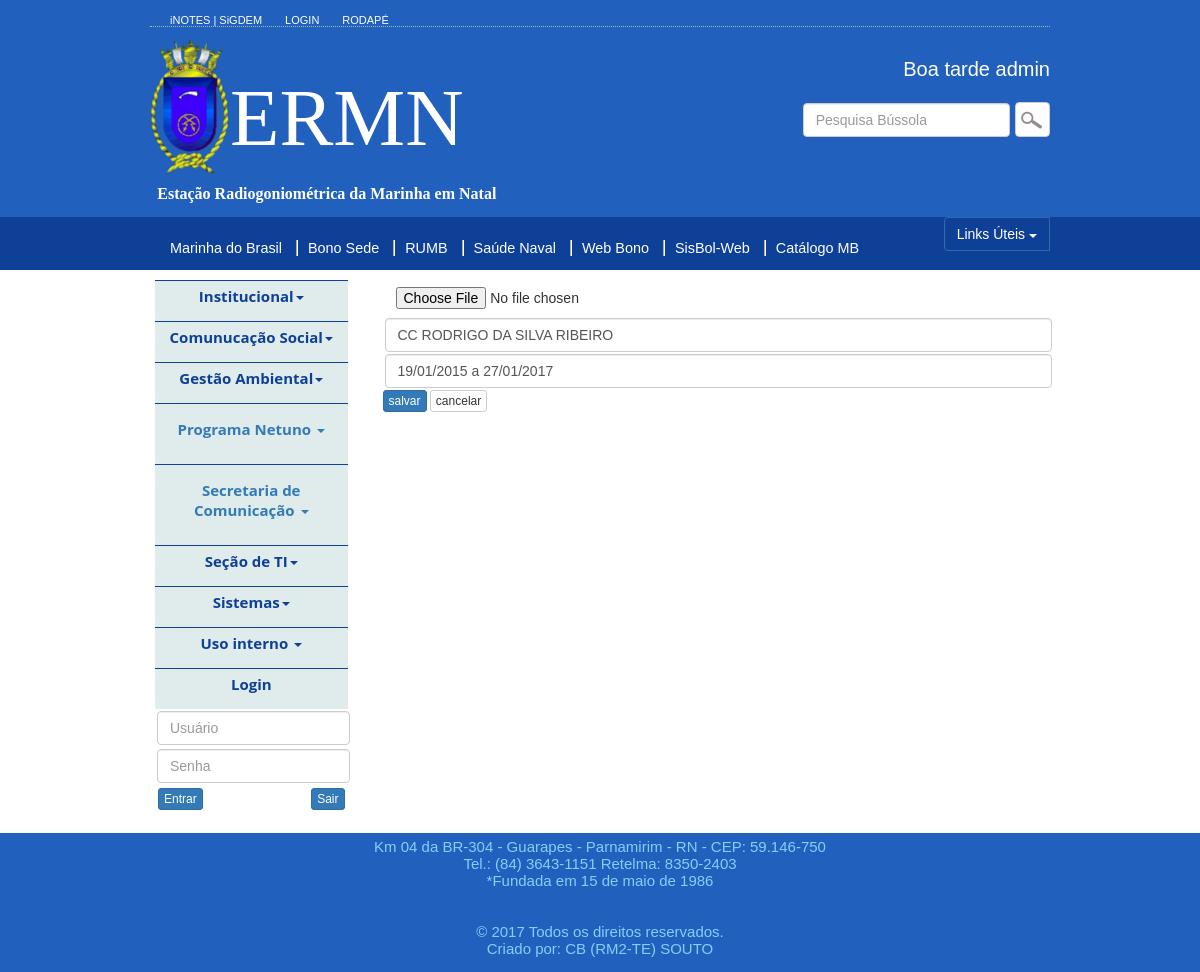
The page /usoInterno/editarComandante.php?id=50 (signed in) on the database its author committed.
### tables this page shows
CREATE TABLE `comandantes` (
  `id` int(11) NOT NULL,
  `foto` varchar(100) DEFAULT NULL,
  `nome` varchar(100) DEFAULT NULL,
  `periodo` varchar(80) DEFAULT NULL
);

### application/ComandanteService.class.php (called while the page is built, shortened)
<?php
class ComandanteService {
    private $incluirComandante;
    function __construct($conexao) {
        $this->incluirComandante = new ComandanteRepository($conexao);
    }
    function mostrarCmdt($id){
        return $this->incluirComandante->listaCmdt($id);
    }
}

### repository/ComandanteRepository.class.php (called while the page is built, shortened)
<?php
class ComandanteRepository {
    private $conexao;
    function __construct($conexao) {
        $this->conexao = $conexao;
    }
    public function listaCmdt($id){
        $retorno = array();
        $query = "SELECT id, foto, nome, periodo FROM comandantes WHERE id=".$id;
          if ($stmt = $this->conexao->getMysqli()->prepare($query)) {
            $stmt->execute();
            $stmt->bind_result($id, $foto, $nome, $periodo);
            while ($stmt->fetch()) {
                $retorno[] = new Comandante($id, $foto, $nome, $periodo);
            }
        }else{
            throw new Exception("erro no prepare: ". $this->conexao->getObjetoConexao()->error );
        }
        return $retorno;
    }
}

### util/ConexaoDeInclusao.class.php (called while the page is built, shortened)
<?php
class ConexaoDeInclusao {
    private $host = "localhost";
    private $usuario = "root";
    private $senha = "sabotagem";
    private $banco = "intranetermn";
    private $mysqli;
    public function __construct() {
        $this->mysqli = new mysqli($this->host, $this->usuario,$this->senha,$this->banco);
    }
    public function getMysqli(){
        return $this->mysqli;
    }
}

### repository/IndDesempRepository.class.php (called while the page is built, shortened)
<?php
class IndDesempRepository {
    private $conexao;
    function __construct($conexao) {
        $this->conexao = $conexao;
    }
    public function listarIndDesemp(){
        $retorno = array();
        $query = "SELECT id, nome FROM inddesemp ORDER BY id DESC limit 1";
          if ($stmt = $this->conexao->getMysqli()->prepare($query)) {
            $stmt->execute();
            $stmt->bind_result($id, $nome);
            while ($stmt->fetch()) {
                $retorno[] = new IndDesemp($id, $nome);
            }
        }else{
            throw new Exception("erro no prepare: ". $this->conexao->getObjetoConexao()->error );
        }
        return $retorno;
    }
}

### repository/NdnrRepository.class.php (called while the page is built, shortened)
<?php
class NdnrRepository {
    private $conexao;
    function __construct($conexao) {
        $this->conexao = $conexao;
    }
    public function listarNdnr(){
        $retorno = array();
        $query = "SELECT id, nome FROM ndnr ORDER BY id DESC";
          if ($stmt = $this->conexao->getMysqli()->prepare($query)) {
            $stmt->execute();
            $stmt->bind_result($id, $nome);
            while ($stmt->fetch()) {
                $retorno[] = new Ndnr($id, $nome);
            }
        }else{
            throw new Exception("erro no prepare: ". $this->conexao->getObjetoConexao()->error );
        }
        return $retorno;
    }
}

### repository/CardapioRepository.class.php (called while the page is built, shortened)
<?php
class CardapioRepository {
    private $conexao;
    function __construct($conexao) {
        $this->conexao = $conexao;
    }
    public function listarCardapio(){
        $retorno = array();
        $query = "SELECT id, nome FROM cardapio ORDER BY id DESC";
          if ($stmt = $this->conexao->getMysqli()->prepare($query)) {
            $stmt->execute();
            $stmt->bind_result($id, $nome);
            while ($stmt->fetch()) {
                $retorno[] = new Cardapio($id, $nome);
            }
        }else{
            throw new Exception("erro no prepare: ". $this->conexao->getObjetoConexao()->error );
        }
        return $retorno;
    }
}

### repository/PlanoDiaRepository.class.php (called while the page is built, shortened)
<?php
class PlanoDiaRepository {
    private $conexao;
    function __construct($conexao) {
        $this->conexao = $conexao;
    }
    public function listarPlanoDia(){
        $retorno = array();
        $query = "SELECT id, nome FROM planodia ORDER BY id DESC";
          if ($stmt = $this->conexao->getMysqli()->prepare($query)) {
            $stmt->execute();
            $stmt->bind_result($id, $nome);
            while ($stmt->fetch()) {
                $retorno[] = new PlanoDia($id, $nome);
            }
        }else{
            throw new Exception("erro no prepare: ". $this->conexao->getObjetoConexao()->error );
        }
        return $retorno;
    }
}

### entity/Comandante.class.php (called while the page is built, shortened)
<?php
class Comandante {
    private $foto;
    private $nome;
    private $periodo;
    function __construct($id, $foto, $nome, $periodo) {
        $this->foto = $foto;
        $this->nome = $nome;
        $this->periodo = $periodo;
    }
    function getFoto() {
        return $this->foto;
    }
    function getNome() {
        return $this->nome;
    }
    function getPeriodo() {
        return $this->periodo;
    }
}

### usoInterno/editarComandante.php (the view, shortened to what this page needs)
<!DOCTYPE html>
<?php
if(isset($_SESSION['usuarioID']) && isset($_SESSION['usuarioNome'])){
    include_once '../entity/Comandante.class.php';
    include_once '../util/ConexaoDeInclusao.class.php';
    include_once '../repository/NdnrRepository.class.php';
    include_once '../repository/ComandanteRepository.class.php';
    include_once '../application/ComandanteService.class.php';
    include_once '../repository/PlanoDiaRepository.class.php';
    include_once '../repository/CardapioRepository.class.php';
    include_once '../repository/IndDesempRepository.class.php';
    $conexao = new ConexaoDeInclusao();
    $comandanteService = new ComandanteService($conexao);
    $planoDiaRepository = new PlanoDiaRepository($conexao);
    $pdList = $planoDiaRepository->listarPlanoDia();
    $cardapioRepository = new CardapioRepository($conexao);
    $cardapioList = $cardapioRepository->listarCardapio();
    $ndnrRepository = new NdnrRepository($conexao);
    $ndnrList = $ndnrRepository->listarNdnr();
    $indDesempRepository = new IndDesempRepository($conexao);
    $indDesempList = $indDesempRepository->listarIndDesemp();
if($_SERVER['REQUEST_METHOD'] == 'GET'){
    if(isset($_GET['id'])){
    $idComandante = htmlspecialchars($_GET['id']);
    $lista = $comandanteService->mostrarCmdt($idComandante);
    }
}
?>
<html lang="pt-br">
    <head>
         <?php
            include '../views/cssJsImports.php';
        ?>
    </head>
    <body id="wrapper">
        <?php
            include '../views/header.php';
        ?>
        <section class="container nav-justified" id="main">
            <div class="links">
                    <?php
                    include './navegacaoUsoInterno.php';
                    ?>
                    <div class="col-md-9">
                        <section>
                            <?php
                                for($i=0; $i<1; $i++){
                                    $cmdt = $lista[0];
                                    ?>
                                <form action="../repository/editarComandanteRepository.php" method="POST" enctype="multipart/form-data">
                                    <input type="file" class="btn" name="foto" value="<?=$cmdt->getFoto()?>"/>
                                    <input class="form-control" type="text" name="nome" value="<?= $cmdt->getNome()?>">
                                    <input class="form-control" type="text" name="periodo" value="<?= $cmdt->getPeriodo()?>">
                                    <input type="submit" class="btn btn-xs btn-primary" value="salvar"/>
                                    <input type="button" class="btn btn-xs btn-default" value="cancelar" onClick="history.go(-1)">
                                </form>
                                <?php } ?>
                        </section>
                    </div>
                </div>
        </section>
            <?php
            include '../views/footer.php';
            ?>
    </body>
</html>
<?php
}else{
    header("Location: ../views/comandantes.php");
    exit;
}

### css/index.css (style rules this page uses)
* { padding: 0; list-style: none; vertical-align: baseline; }
body { font: 100% Arial, FreeSans, sans-serif; margin: 0; }
#wrapper { margin: 0 auto; max-width: 100%; width: 100%; font-size: 1.2em; font-family: "open_sansregular", Arial, Helvetica, sans-serif; }
#main { margin-bottom: 20px; }
.links { width: 930px; padding-top: 10px; margin: 40px auto; }
.form-control { margin: 2px; }

### rows shown on the page
comandantes: nome "CC RODRIGO DA SILVA RIBEIRO", periodo "19/01/2015 a 27/01/2017"

### other values the page prints
$resp "Boa tarde admin"
